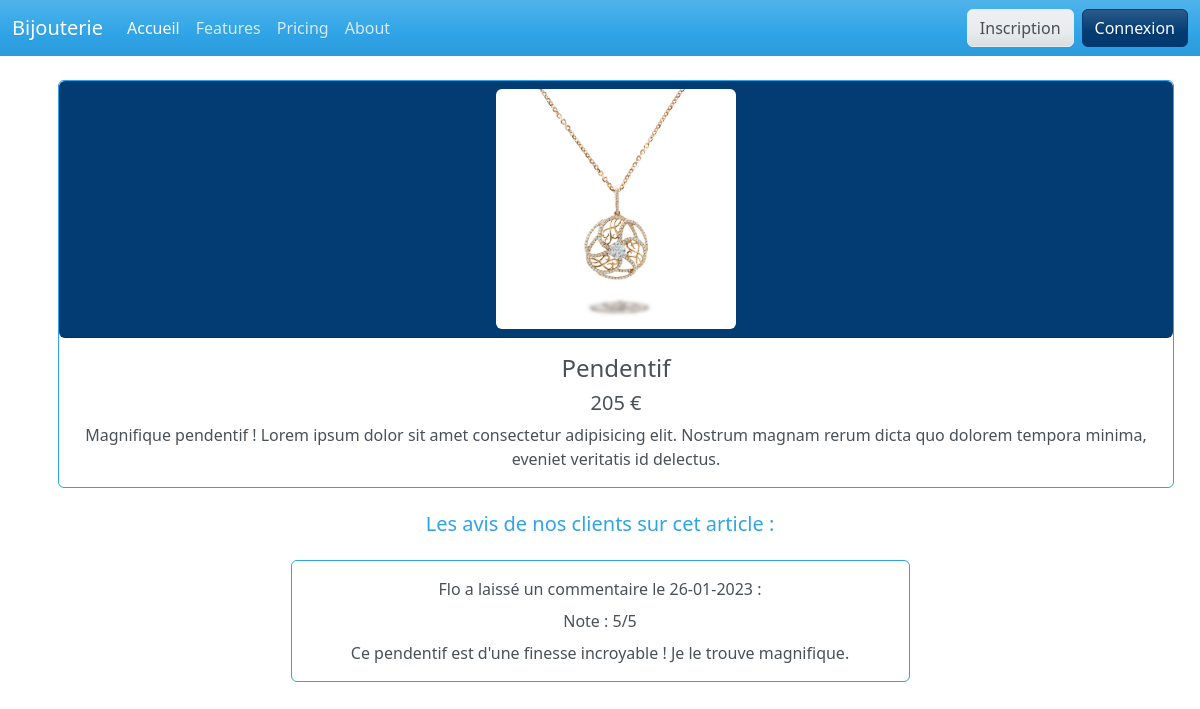
Page /front/detailProduit.php?id=11 on the committed database.
### tables this page shows
CREATE TABLE `product` (
  `id` int(11) NOT NULL,
  `title` varchar(255) NOT NULL,
  `price` float NOT NULL,
  `size` varchar(255) DEFAULT NULL,
  `picture` varchar(255) NOT NULL,
  `description` text NOT NULL,
  `id_category` int(11) NOT NULL
);

CREATE TABLE `rating` (
  `id` int(11) NOT NULL,
  `comment` text NOT NULL,
  `rate` int(11) NOT NULL,
  `publish_date` datetime NOT NULL,
  `id_product` int(11) NOT NULL,
  `id_user` int(11) NOT NULL
);

CREATE TABLE `user` (
  `id` int(11) NOT NULL,
  `email` varchar(255) NOT NULL,
  `password` varchar(255) NOT NULL,
  `username` varchar(255) NOT NULL,
  `role` varchar(255) NOT NULL
);

### inc/init.inc.php (called while the page is built, shortened)
<?php
$pdo = new PDO('mysql:host=localhost;dbname=ma_bijouterie', 'root', '', array(PDO::ATTR_ERRMODE => PDO::ERRMODE_WARNING, PDO::MYSQL_ATTR_INIT_COMMAND => 'SET NAMES utf8'));
function executeRequete($requete, $param  = array())
{
    foreach ($param as $marqueur => $valeur) {
        $param[$marqueur] = htmlspecialchars($valeur);
    }
    global $pdo;
    $resultat = $pdo->prepare($requete);
    $success = $resultat->execute($param);
    if ($success) {
        return $resultat;
    } else {
        return false;
    }
}

### front/detailProduit.php (the view, shortened to what this page needs)
<?php require_once '../inc/header.inc.php';
if (!empty($_GET['id'])) {
    $req = executeRequete("SELECT * FROM product WHERE id=:id", array(
        ':id' => $_GET['id']
    ));
    $product = $req->fetch(PDO::FETCH_ASSOC);
    $requete = executeRequete("SELECT u.username as username, r.* FROM rating r INNER JOIN user u ON u.id=r.id_user WHERE id_product=:id", array(
        ':id' => $_GET['id']
    ));
    $comments = $requete->fetchAll(PDO::FETCH_ASSOC);
} else {
    header('location:../');
    exit();
}
?>
<div class="card col-md-12 p-0 border-primary m-3">
    <div class="card-header rounded p-0 text-center bg bg-info">
        <img src="<?= BASE . $product['picture']; ?>" width="240" alt="photo du bijou" class="img-product rounded img-fluid m-2">
    </div>
    <div class="card-body">
        <h4 class="card-title text-center"><?= $product['title']; ?></h4>
        <h5 class="card-title text-center"><?= $product['price'] . ' €'; ?></h5>
        <p class="card-text text-center"><?= $product['description']; ?></p>
    </div>
</div>
<h5 class="text-center my-4 mx-2">Les avis de nos clients sur cet article :</h5>
<div class="col-md-7 mx-auto">
    <?php foreach ($comments as $comment) : ?>
        <div class="card border-primary m-3">
            <div class="card-body">
                <p class="card-title text-center"><?= $comment['username']; ?> a laissé un commentaire le <?= date_format(new DateTime($comment['publish_date']), 'd-m-Y'); ?> : </p>
                <p class="card-title text-center">Note : <?= $comment['rate']; ?>/5</p>
                <p class="card-text text-center"><?= $comment['comment']; ?></p>
            </div>
        </div>
    <?php endforeach; ?>
</div>
<?php require_once '../inc/footer.inc.php'; ?>

### rows in the picture
product: picture (picture), title "Pendentif", price "205", description "Magnifique pendentif ! Lorem ipsum dolor sit amet consectetur adipisicing elit. Nostrum magnam rerum dicta quo dolorem tempora minima, eveniet veritatis id delectus."
rating: id_user.username "Flo", publish_date "26-01-2023", rate "5", comment "Ce pendentif est d'une finesse incroyable ! Je le trouve magnifique."
